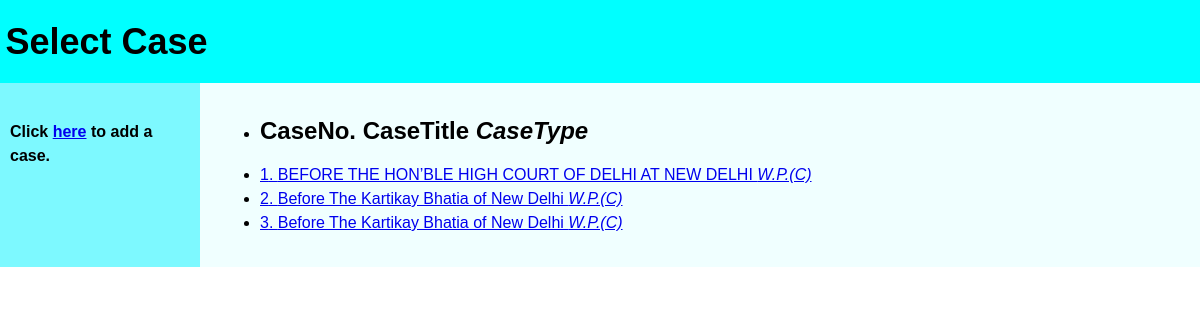
The page / on the database its author committed.
### DataEntry/models.py (models this page shows, shortened)
class Case(models.Model):
    id = models.AutoField(primary_key=True)
    caseNumber = models.PositiveIntegerField(
        null=False, blank=False, default=0)
    caseTitle = models.CharField(max_length=200, blank=False, null=False)
    caseType = models.ForeignKey(
        CaseType, on_delete=models.DO_NOTHING, default=None, null=True)
    caseTentDate = models.DateField(
        _("Tent Date"), null=True, default=None, auto_now_add=False, auto_now=False)
    caseFilingDate = models.DateField(
        _("Filing Date"), null=True, default=None, auto_now_add=False, auto_now=False)

class CaseType(models.Model):
    id = models.AutoField(primary_key=True)
    name = models.CharField(max_length=200, blank=False, null=False)
    def __str__(self):
        return (self.name)

### DataEntry/views.py (the view)
# urls.py: path("", views.home, name="home"),
def home(request):
    cases = Case.objects.all().order_by('caseNumber')
    return render(request, "home.html", context={'cases': cases})

### DataEntry/templates/home.html (shortened to what this page needs)
<!DOCTYPE html>
<html>
<head>
</head>
<body>
	<header id="header"><h1>Select Case</h1></header>
	<div id="container">
		<main id="center" class="column">
			<article>
        <ul>
          <li><h1>CaseNo. CaseTitle <i>CaseType</i></h1></li>
          {% for case in cases %}
          <li><a href="{% url 'file' case.caseNumber %}" target="_blank">{{case.caseNumber}}. {{case.caseTitle}} <i>{{case.caseType}}</i></a></li>
          {% empty %}
          <h1>No Cases. Click <a href="{% url 'admin:index' %}" target="_blank">here</a> to add a case.</h1>
          {% endfor %}
        </ul>
			</article>
		</main>
		<nav id="left" class="column">
			<h4>Click <a href="{% url 'admin:index' %}" target="_blank">here</a> to add a case.</h4>
		</nav>
		<div id="right" class="column">
		</div>
	</div>
</body>
</html>

### DataEntry/templates/home.html (style rules this page uses)
body { min-width: 630px; }
#container { padding-left: 200px; padding-right: 190px; }
#header { padding-left: 1000px; }
#container .column { position: relative; float: left; }
#center { padding: 10px 20px; width: 100%; }
#left { width: 180px; padding: 0 10px; right: 240px; margin-left: -100%; }
#right { width: 130px; padding: 0 10px; margin-right: -100%; }
#container { overflow: hidden; }
#container .column { padding-bottom: 1001em; margin-bottom: -1000em; }
body { margin: 0; padding: 0; font-family:Sans-serif; line-height: 1.5em; }
#header, #footer { font-size: large; padding: 0.3em; background: #00FFFF; }
#left { background: #7DF9FF; }
#right { background: #F0FFFF; }
#center { background: #F0FFFF; }
#container .column { padding-top: 1em; }

### rows shown on the page
Case: caseNumber "1", caseTitle "BEFORE THE HON’BLE HIGH COURT OF DELHI AT NEW DELHI", caseType "W.P.(C)"
Case: caseNumber "2", caseTitle "Before The Kartikay Bhatia of New Delhi", caseType "W.P.(C)"
Case: caseNumber "3", caseTitle "Before The Kartikay Bhatia of New Delhi", caseType "W.P.(C)"
